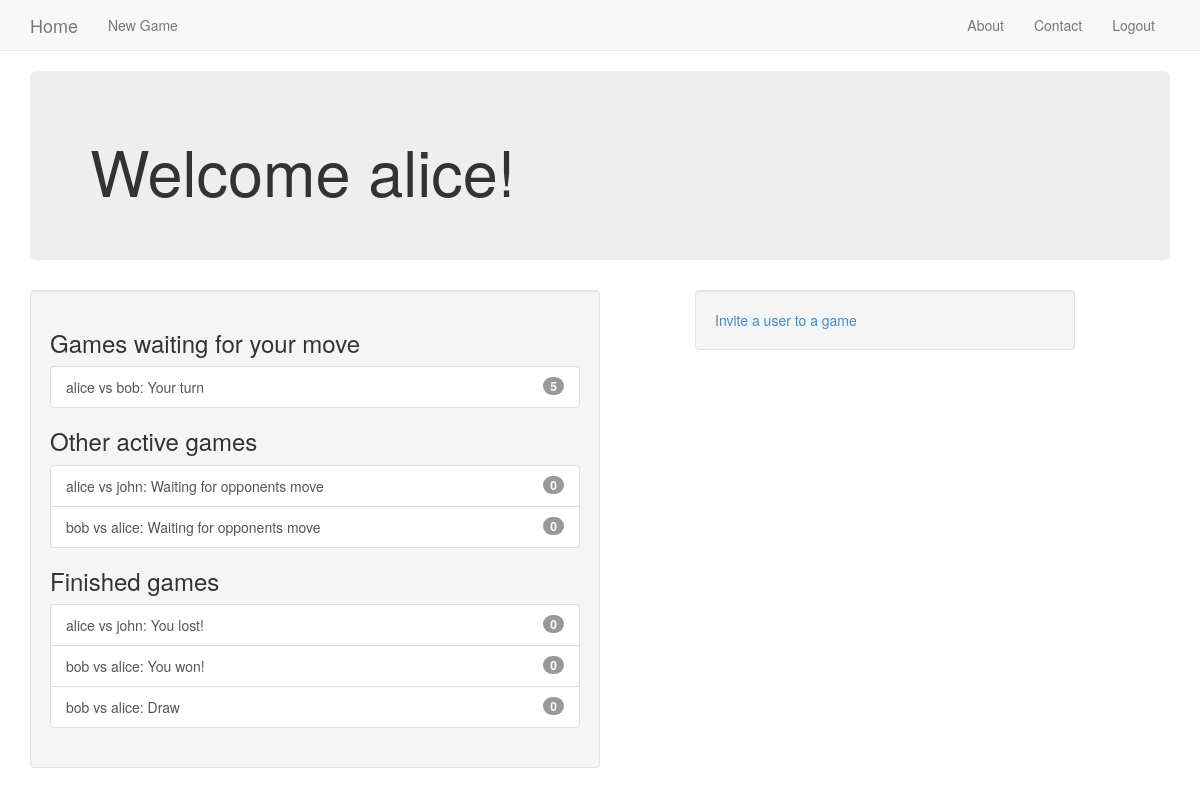
The app's page /user/home (signed in), older data.
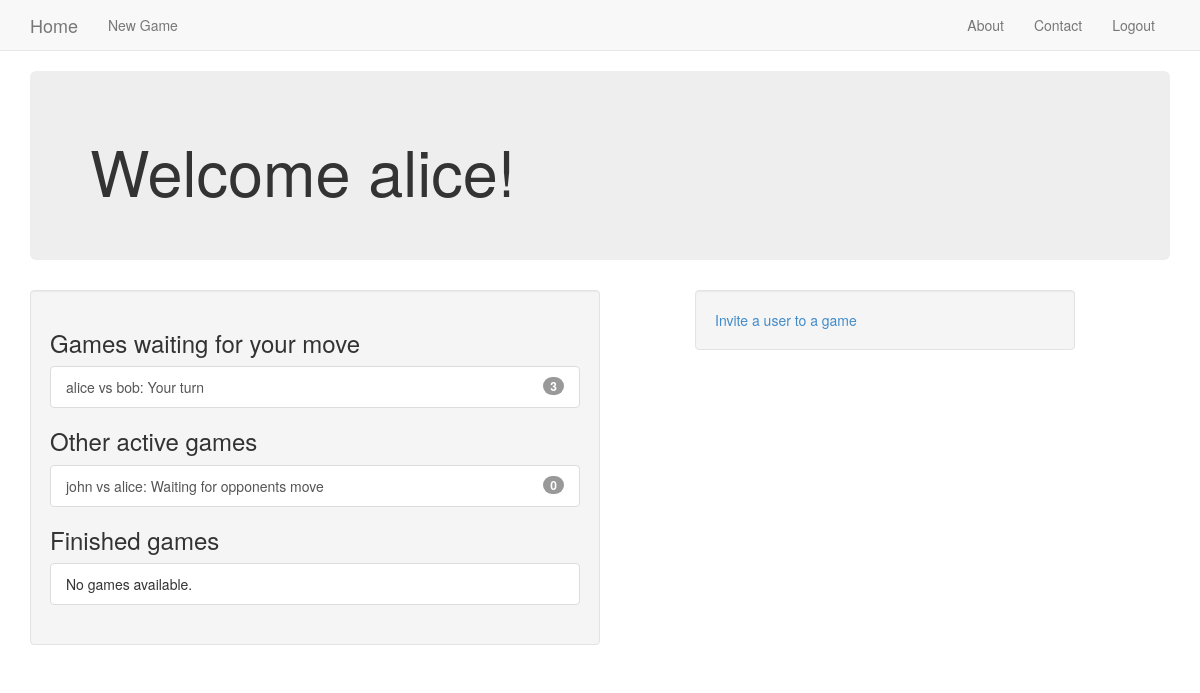
The same page, newer data.
### tictactoe/models.py (models this page shows, shortened)
class Game(models.Model):
    first_player = models.ForeignKey(User, related_name='games_first_player')
    second_player = models.ForeignKey(User, related_name='games_second_player')
    next_to_move = models.ForeignKey(User, related_name='games_to_move')
    start_time = models.DateTimeField(auto_now_add=True)
    last_active = models.DateTimeField(auto_now=True)
    status = models.CharField(max_length=1, default='A', choices=STATUS_CHOICES)
    objects = GamesManager()  # sets a new manager for this class.
    def __str__(self):
        return '{} vs {}'.format(self.first_player, self.second_player)

### user/views.py (the view)
@login_required()
def home(request):
    my_games = Game.objects.games_for_user(request.user)
    active_games = my_games.filter(status='A')
    finished_games = my_games.exclude(status='A')
    waiting_games = active_games.filter(next_to_move=request.user)
    other_games = active_games.exclude(next_to_move=request.user)
    invitations = request.user.invitations_received.all()
    context = {'other_games': other_games,
               'waiting_games': waiting_games,
               'finished_games': finished_games,
               'invitations': invitations}
    return render(request, 'user/home.html', context)

### tictactoe/models.py (called while the page is built)
    def games_for_user(self, user):
        return super(GamesManager, self).get_queryset().filter(
            Q(first_player_id=user.id) | Q(second_player_id=user.id)
        )  # this query returns all games where the user is either 1stP or 2ndP

### user/templates/user/home.html (shortened to what this page needs)
{% extends 'base.html' %}
{% block content %}
    <div class="jumbotron">
        <h1>Welcome {{ user.username }}!</h1>
    </div>
    <div class="well col-md-6">
        {% include 'tictactoe/game_list_snippet.html' with header='Games waiting for your move' games_list=waiting_games %}
        {% include 'tictactoe/game_list_snippet.html' with header='Other active games' games_list=other_games %}
        {% include 'tictactoe/game_list_snippet.html' with header='Finished games' games_list=finished_games %}
    </div>
    <div class="well col-sm-4 col-sm-push-1">
        <a href="{% url 'tictactoe:invite' %}">Invite a user to a game</a>
    </div>
{% endblock %}

### tictactoe/templates/tictactoe/game_list_snippet.html
<h3 class="panel-header">{{ header }}</h3>
<div class="list-group" >
    {% for game in games_list %}
        <a class="list-group-item" href="{% url 'tictactoe:detail' pk=game.id %}">
            {{ game }}:
            {% if game.status == "A" %}
                {% if game.next_to_move == user %}Your turn{% else %}Waiting for opponents move{% endif %}
            {% elif game.status == "D" %}
                Draw
            {% elif game.status == "F" and user == game.first_player %}
                You won!
            {% elif game.status == "S" and user == game.second_player %}
                You won!
            {% else %}
                You lost!
            {% endif %}
            <span class="badge">{{ game.move_set.count }}</span></a>
    {% empty %}
        <span class="list-group-item">No games available.</span>
    {% endfor %}
</div>

Row changes from the older to the newer data that the page shows:
removed Game: first_player+second_player "alice vs john", status "Waiting for opponents move", move_set.count "0"
removed Game: first_player+second_player "bob vs alice", status "Waiting for opponents move", move_set.count "0"
removed Game: first_player+second_player "alice vs john", status "You lost!", move_set.count "0"
removed Game: first_player+second_player "bob vs alice", status "You won!", move_set.count "0"
removed Game: first_player+second_player "bob vs alice", status "Draw", move_set.count "0"
computed for Game "alice vs bob": move_set.count "5" → "3"
added Game: first_player+second_player "john vs alice", status "Waiting for opponents move", move_set.count "0"
Text that changed along with them:
text now shown: "No games available."
